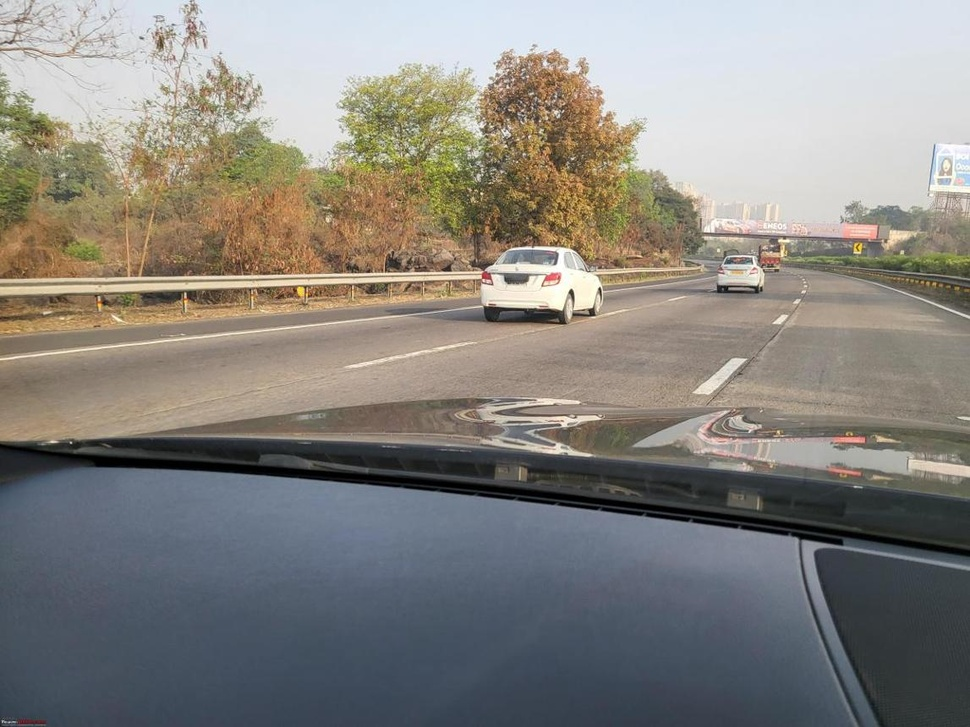
#> input picture exp_31/image.jpg, 970 x 727 px, shrunk from 1147 x 860 before the run
$ python code.py
#> lines starting #> are read from the running program, lines starting #| are printed output that depends on the picture; after the words box and inside, x2 and y2 are one past the last pixel; in counts of white or black regions, pixels touching at a corner belong together
# Your Python code goes here
import cv2
import matplotlib.pyplot as plt

# Read image
image = cv2.imread('image.jpg')
#> image is the input picture: shape (727, 970, 3); mean B, G, R 127.5, 132.8, 135.5

# Convert to grayscale
gray = cv2.cvtColor(image, cv2.COLOR_BGR2GRAY)
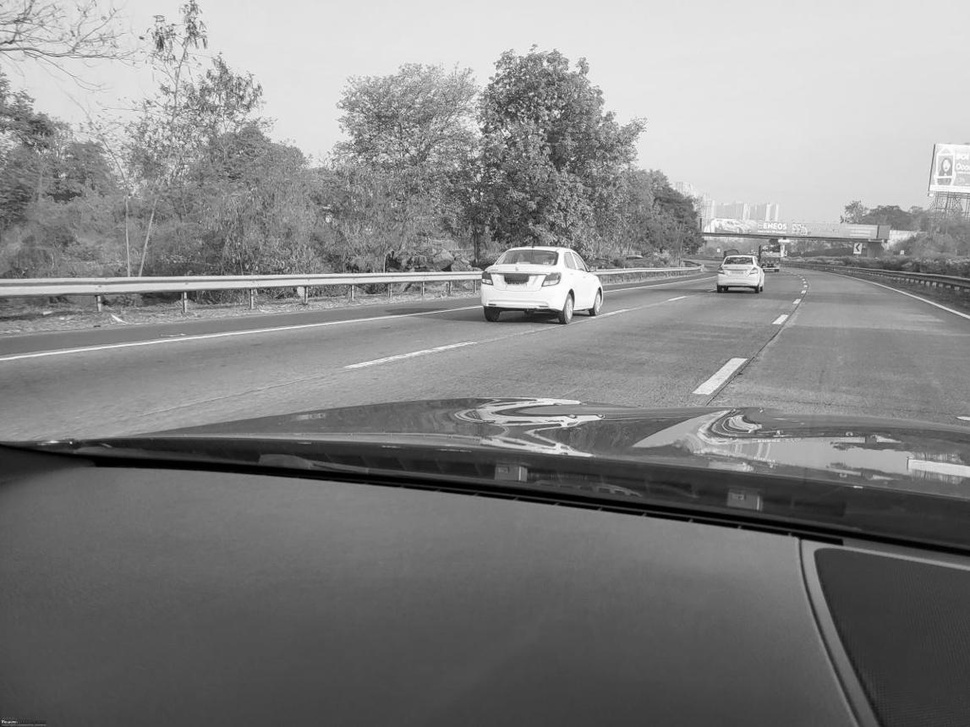
#> gray: shape (727, 970); min 0, max 255, mean 133

# Threshold segmentation
_, segmented = cv2.threshold(gray, 127, 255, cv2.THRESH_BINARY)
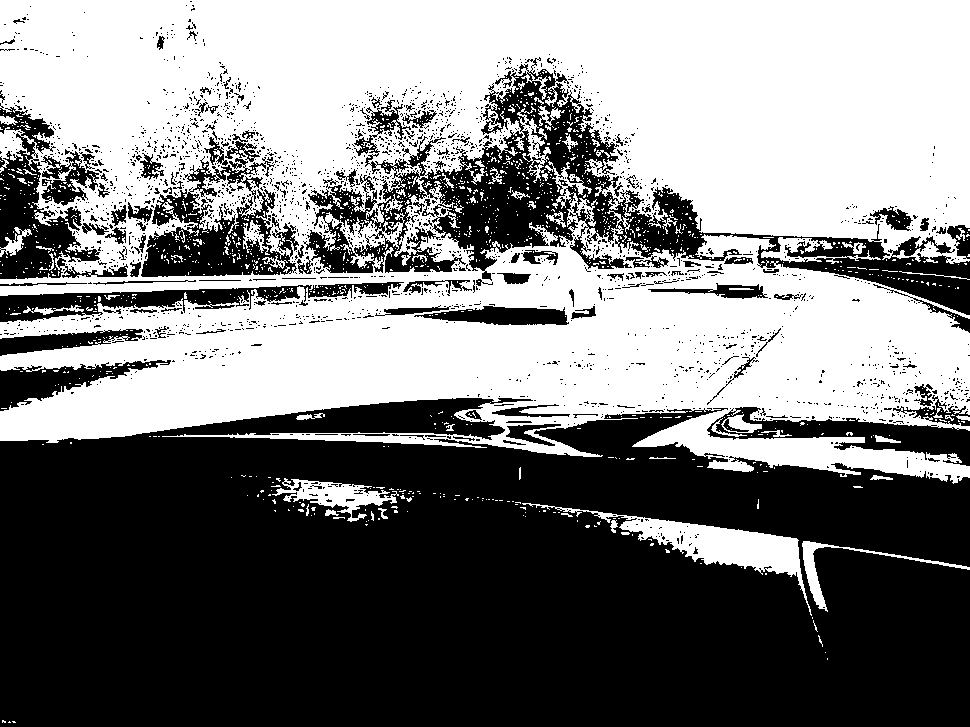
#> segmented: shape (727, 970); 49.1% white; 1310 white regions (1237 under 20 px), largest, box (x1, y1, x2, y2) and area: (0, 0, 970, 484) 327929, (522, 503, 812, 616) 5727, (272, 478, 399, 522) 1993

# Display
plt.figure(figsize=(10,4))

plt.subplot(1,2,1)
plt.imshow(gray, cmap='gray')
plt.title("Original Gray Image")
plt.axis('off')

plt.subplot(1,2,2)
plt.imshow(segmented, cmap='gray')
plt.title("Segmented Image")
plt.axis('off')

plt.tight_layout()
plt.show()
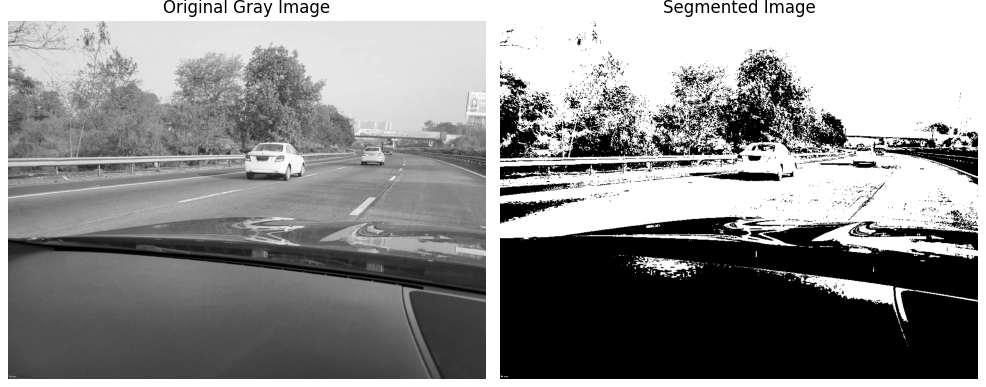
#> figure drawn by matplotlib, 2 panels

# Save
plt.imsave("segmented_output.png", segmented, cmap='gray')
